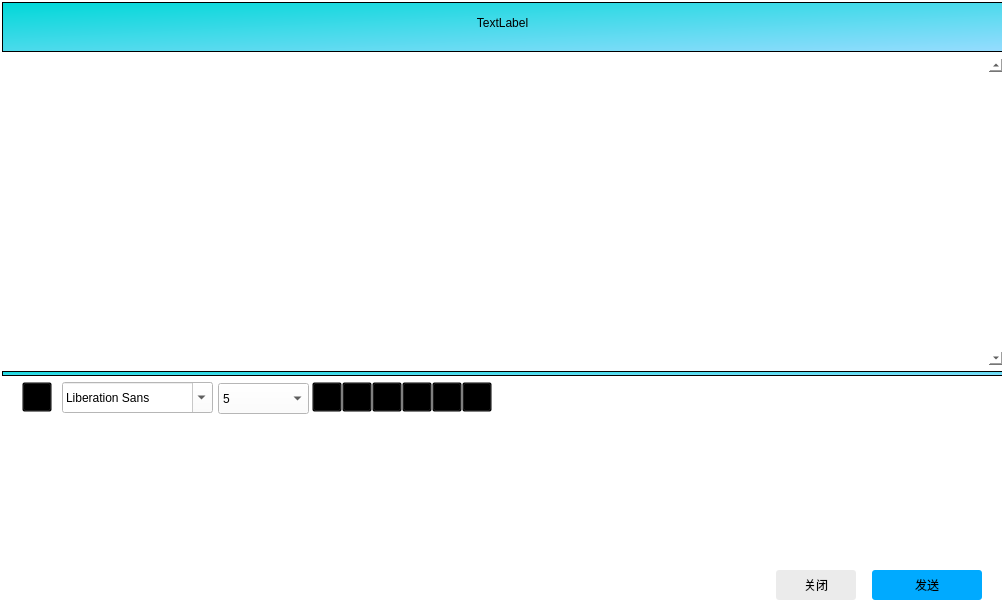
<?xml version="1.0" encoding="UTF-8"?>
<ui version="4.0">
 <class>TalkWindow</class>
 <widget class="QWidget" name="TalkWindow">
  <property name="geometry">
   <rect>
    <x>0</x>
    <y>0</y>
    <width>1003</width>
    <height>600</height>
   </rect>
  </property>
  <property name="windowTitle">
   <string>Form</string>
  </property>
  <property name="styleSheet">
   <string notr="true"/>
  </property>
  <widget class="QWidget" name="widget_2" native="true">
   <property name="geometry">
    <rect>
     <x>0</x>
     <y>0</y>
     <width>1011</width>
     <height>614</height>
    </rect>
   </property>
   <property name="styleSheet">
    <string notr="true">background:transparent;
background-color: rgb(255, 255, 255);
</string>
   </property>
   <widget class="QWidget" name="widget" native="true">
    <property name="geometry">
     <rect>
      <x>2</x>
      <y>2</y>
      <width>1000</width>
      <height>610</height>
     </rect>
    </property>
    <property name="styleSheet">
     <string notr="true">background-color: rgb(255, 255, 255);</string>
    </property>
    <widget class="QWidget" name="horizontalLayoutWidget">
     <property name="geometry">
      <rect>
       <x>0</x>
       <y>0</y>
       <width>1001</width>
       <height>611</height>
      </rect>
     </property>
     <layout class="QHBoxLayout" name="horizontalLayout" stretch="0">
      <item>
       <layout class="QVBoxLayout" name="verticalLayout" stretch="1,11">
        <item>
         <layout class="QVBoxLayout" name="verticalLayout_5" stretch="1">
          <item>
           <widget class="QFrame" name="frame">
            <property name="styleSheet">
             <string notr="true">background-color: qlineargradient(spread:pad, x1:0, y1:0, x2:1, y2:1, stop:0 rgb(0, 216, 216), stop:1 rgba(151, 220, 255, 255));</string>
            </property>
            <property name="frameShape">
             <enum>QFrame::StyledPanel</enum>
            </property>
            <property name="frameShadow">
             <enum>QFrame::Raised</enum>
            </property>
            <widget class="QLabel" name="name">
             <property name="geometry">
              <rect>
               <x>420</x>
               <y>0</y>
               <width>161</width>
               <height>41</height>
              </rect>
             </property>
             <property name="styleSheet">
              <string notr="true">background:transparent;
font: 16pt &quot;黑体&quot;;</string>
             </property>
             <property name="text">
              <string>TextLabel</string>
             </property>
             <property name="alignment">
              <set>Qt::AlignCenter</set>
             </property>
            </widget>
            <widget class="QPushButton" name="hide">
             <property name="geometry">
              <rect>
               <x>920</x>
               <y>0</y>
               <width>38</width>
               <height>38</height>
              </rect>
             </property>
             <property name="styleSheet">
              <string notr="true">QPushButton{background-color:transparent;font: 18pt &quot;楷体_GB2312&quot;;border-radius: 3px; color: rgb(255, 255, 255);}
QPushButton:hover { background-color: rgb(255, 100, 100); }</string>
             </property>
             <property name="text">
              <string/>
             </property>
             <property name="icon">
              <iconset resource="image.qrc">
               <normaloff>:/image/min.png</normaloff>:/image/min.png</iconset>
             </property>
             <property name="iconSize">
              <size>
               <width>30</width>
               <height>30</height>
              </size>
             </property>
             <property name="flat">
              <bool>true</bool>
             </property>
            </widget>
            <widget class="QPushButton" name="close">
             <property name="geometry">
              <rect>
               <x>959</x>
               <y>0</y>
               <width>38</width>
               <height>38</height>
              </rect>
             </property>
             <property name="styleSheet">
              <string notr="true">QPushButton{background-color:transparent;font: 18pt &quot;楷体_GB2312&quot;;border-radius: 3px; color: rgb(255, 255, 255);}
QPushButton:hover { background-color: rgb(255, 100, 100); }</string>
             </property>
             <property name="text">
              <string/>
             </property>
             <property name="icon">
              <iconset resource="image.qrc">
               <normaloff>:/image/close.png</normaloff>:/image/close.png</iconset>
             </property>
             <property name="iconSize">
              <size>
               <width>30</width>
               <height>30</height>
              </size>
             </property>
             <property name="flat">
              <bool>false</bool>
             </property>
            </widget>
           </widget>
          </item>
         </layout>
        </item>
        <item>
         <layout class="QVBoxLayout" name="verticalLayout_4" stretch="70,1,10,30,10">
          <item>
           <widget class="QTextBrowser" name="msgBrowser">
            <property name="styleSheet">
             <string notr="true">background-color: rgba(255, 255, 255, 100%);
background:transparent;border-width:0;border-style:outset

</string>
            </property>
            <property name="frameShadow">
             <enum>QFrame::Raised</enum>
            </property>
            <property name="verticalScrollBarPolicy">
             <enum>Qt::ScrollBarAlwaysOn</enum>
            </property>
            <property name="horizontalScrollBarPolicy">
             <enum>Qt::ScrollBarAsNeeded</enum>
            </property>
            <property name="html">
             <string>&lt;!DOCTYPE HTML PUBLIC &quot;-//W3C//DTD HTML 4.0//EN&quot; &quot;http://www.w3.org/TR/REC-html40/strict.dtd&quot;&gt;
&lt;html&gt;&lt;head&gt;&lt;meta name=&quot;qrichtext&quot; content=&quot;1&quot; /&gt;&lt;style type=&quot;text/css&quot;&gt;
p, li { white-space: pre-wrap; }
&lt;/style&gt;&lt;/head&gt;&lt;body style=&quot; font-family:'SimSun'; font-size:9pt; font-weight:400; font-style:normal;&quot;&gt;
&lt;p style=&quot;-qt-paragraph-type:empty; margin-top:0px; margin-bottom:0px; margin-left:0px; margin-right:0px; -qt-block-indent:0; text-indent:0px;&quot;&gt;&lt;br /&gt;&lt;/p&gt;&lt;/body&gt;&lt;/html&gt;</string>
            </property>
           </widget>
          </item>
          <item>
           <widget class="QFrame" name="frame_2">
            <property name="enabled">
             <bool>true</bool>
            </property>
            <property name="styleSheet">
             <string notr="true">
background-color: qlineargradient(spread:pad, x1:0, y1:0, x2:1, y2:1, stop:0 rgb(0, 216, 216), stop:1 rgba(151, 220, 255, 255));</string>
            </property>
            <property name="frameShape">
             <enum>QFrame::StyledPanel</enum>
            </property>
            <property name="frameShadow">
             <enum>QFrame::Raised</enum>
            </property>
            <property name="lineWidth">
             <number>15</number>
            </property>
           </widget>
          </item>
          <item>
           <widget class="QWidget" name="widget_4" native="true">
            <property name="styleSheet">
             <string notr="true">background-color: rgb(255, 255, 255);
border-color: rgb(0, 0, 0);</string>
            </property>
            <widget class="QToolButton" name="toolButton_3">
             <property name="geometry">
              <rect>
               <x>20</x>
               <y>0</y>
               <width>30</width>
               <height>30</height>
              </rect>
             </property>
             <property name="toolTip">
              <string>表情</string>
             </property>
             <property name="styleSheet">
              <string notr="true">background:transparent;</string>
             </property>
             <property name="text">
              <string>...</string>
             </property>
             <property name="icon">
              <iconset resource="image.qrc">
               <normaloff>:/image/expression.png</normaloff>:/image/expression.png</iconset>
             </property>
            </widget>
            <widget class="QFontComboBox" name="fontCbx">
             <property name="geometry">
              <rect>
               <x>60</x>
               <y>0</y>
               <width>151</width>
               <height>31</height>
              </rect>
             </property>
             <property name="toolTip">
              <string>字体</string>
             </property>
            </widget>
            <widget class="QComboBox" name="sizeCbx">
             <property name="geometry">
              <rect>
               <x>216</x>
               <y>1</y>
               <width>91</width>
               <height>31</height>
              </rect>
             </property>
             <property name="toolTip">
              <string>字体大小</string>
             </property>
             <item>
              <property name="text">
               <string>5</string>
              </property>
             </item>
             <item>
              <property name="text">
               <string>6</string>
              </property>
             </item>
             <item>
              <property name="text">
               <string>7</string>
              </property>
             </item>
             <item>
              <property name="text">
               <string>8</string>
              </property>
             </item>
             <item>
              <property name="text">
               <string>9</string>
              </property>
             </item>
             <item>
              <property name="text">
               <string>10</string>
              </property>
             </item>
             <item>
              <property name="text">
               <string>11</string>
              </property>
             </item>
             <item>
              <property name="text">
               <string>12</string>
              </property>
             </item>
             <item>
              <property name="text">
               <string>13</string>
              </property>
             </item>
             <item>
              <property name="text">
               <string>14</string>
              </property>
             </item>
             <item>
              <property name="text">
               <string>16</string>
              </property>
             </item>
             <item>
              <property name="text">
               <string>18</string>
              </property>
             </item>
             <item>
              <property name="text">
               <string>20</string>
              </property>
             </item>
             <item>
              <property name="text">
               <string>22</string>
              </property>
             </item>
             <item>
              <property name="text">
               <string>24</string>
              </property>
             </item>
             <item>
              <property name="text">
               <string>26</string>
              </property>
             </item>
             <item>
              <property name="text">
               <string>28</string>
              </property>
             </item>
            </widget>
            <widget class="QToolButton" name="boldTbtn">
             <property name="geometry">
              <rect>
               <x>310</x>
               <y>0</y>
               <width>30</width>
               <height>30</height>
              </rect>
             </property>
             <property name="toolTip">
              <string>&lt;html&gt;&lt;head/&gt;&lt;body&gt;&lt;p&gt;加粗&lt;/p&gt;&lt;/body&gt;&lt;/html&gt;</string>
             </property>
             <property name="styleSheet">
              <string notr="true">background:transparent;</string>
             </property>
             <property name="text">
              <string>...</string>
             </property>
             <property name="icon">
              <iconset resource="image.qrc">
               <normaloff>:/image/bold.png</normaloff>:/image/bold.png</iconset>
             </property>
             <property name="checkable">
              <bool>true</bool>
             </property>
             <property name="arrowType">
              <enum>Qt::NoArrow</enum>
             </property>
            </widget>
            <widget class="QToolButton" name="italicTbtn">
             <property name="geometry">
              <rect>
               <x>340</x>
               <y>0</y>
               <width>30</width>
               <height>30</height>
              </rect>
             </property>
             <property name="toolTip">
              <string>斜体</string>
             </property>
             <property name="styleSheet">
              <string notr="true">background:transparent;</string>
             </property>
             <property name="text">
              <string>...</string>
             </property>
             <property name="icon">
              <iconset resource="image.qrc">
               <normaloff>:/image/italic.png</normaloff>:/image/italic.png</iconset>
             </property>
             <property name="checkable">
              <bool>true</bool>
             </property>
            </widget>
            <widget class="QToolButton" name="underlineTbtn">
             <property name="geometry">
              <rect>
               <x>370</x>
               <y>0</y>
               <width>30</width>
               <height>30</height>
              </rect>
             </property>
             <property name="toolTip">
              <string>下划线</string>
             </property>
             <property name="styleSheet">
              <string notr="true">background:transparent;</string>
             </property>
             <property name="text">
              <string>...</string>
             </property>
             <property name="icon">
              <iconset resource="image.qrc">
               <normaloff>:/image/underline.png</normaloff>:/image/underline.png</iconset>
             </property>
             <property name="checkable">
              <bool>true</bool>
             </property>
            </widget>
            <widget class="QToolButton" name="colorTbtn">
             <property name="geometry">
              <rect>
               <x>400</x>
               <y>0</y>
               <width>30</width>
               <height>30</height>
              </rect>
             </property>
             <property name="toolTip">
              <string>字体颜色</string>
             </property>
             <property name="styleSheet">
              <string notr="true">background:transparent;</string>
             </property>
             <property name="text">
              <string>...</string>
             </property>
             <property name="icon">
              <iconset resource="image.qrc">
               <normaloff>:/image/color.png</normaloff>:/image/color.png</iconset>
             </property>
             <property name="checkable">
              <bool>false</bool>
             </property>
            </widget>
            <widget class="QToolButton" name="saveTbtn">
             <property name="geometry">
              <rect>
               <x>430</x>
               <y>0</y>
               <width>30</width>
               <height>30</height>
              </rect>
             </property>
             <property name="toolTip">
              <string>保存</string>
             </property>
             <property name="styleSheet">
              <string notr="true">background:transparent;</string>
             </property>
             <property name="text">
              <string>...</string>
             </property>
             <property name="icon">
              <iconset resource="image.qrc">
               <normaloff>:/image/save.png</normaloff>:/image/save.png</iconset>
             </property>
            </widget>
            <widget class="QToolButton" name="clearTbtn">
             <property name="geometry">
              <rect>
               <x>460</x>
               <y>0</y>
               <width>30</width>
               <height>30</height>
              </rect>
             </property>
             <property name="toolTip">
              <string>清空</string>
             </property>
             <property name="styleSheet">
              <string notr="true">background:transparent;</string>
             </property>
             <property name="text">
              <string>...</string>
             </property>
             <property name="icon">
              <iconset resource="image.qrc">
               <normaloff>:/image/clear.png</normaloff>:/image/clear.png</iconset>
             </property>
            </widget>
           </widget>
          </item>
          <item>
           <widget class="QTextEdit" name="msgTextEdit">
            <property name="styleSheet">
             <string notr="true">background-color: rgb(255, 255, 255);
background:transparent;border-width:0;border-style:outset</string>
            </property>
           </widget>
          </item>
          <item>
           <widget class="QWidget" name="widget_3" native="true">
            <widget class="QWidget" name="horizontalLayoutWidget_2">
             <property name="geometry">
              <rect>
               <x>0</x>
               <y>0</y>
               <width>995</width>
               <height>32</height>
              </rect>
             </property>
             <layout class="QHBoxLayout" name="horizontalLayout_2" stretch="10,1,0,0,0">
              <item>
               <spacer name="horizontalSpacer_2">
                <property name="orientation">
                 <enum>Qt::Horizontal</enum>
                </property>
                <property name="sizeHint" stdset="0">
                 <size>
                  <width>40</width>
                  <height>20</height>
                 </size>
                </property>
               </spacer>
              </item>
              <item>
               <widget class="QPushButton" name="close2">
                <property name="minimumSize">
                 <size>
                  <width>80</width>
                  <height>30</height>
                 </size>
                </property>
                <property name="styleSheet">
                 <string notr="true">QPushButton{
font: 10pt &quot;黑体&quot;;background-color:rgb(235, 235, 235);border-radius: 3px; color: rgb(0, 0, 0);}
QPushButton:hover { background-color: rgb(225, 225, 225); }</string>
                </property>
                <property name="text">
                 <string>关闭</string>
                </property>
               </widget>
              </item>
              <item>
               <spacer name="horizontalSpacer">
                <property name="orientation">
                 <enum>Qt::Horizontal</enum>
                </property>
                <property name="sizeHint" stdset="0">
                 <size>
                  <width>10</width>
                  <height>20</height>
                 </size>
                </property>
               </spacer>
              </item>
              <item>
               <widget class="QPushButton" name="pushButton">
                <property name="minimumSize">
                 <size>
                  <width>110</width>
                  <height>30</height>
                 </size>
                </property>
                <property name="styleSheet">
                 <string notr="true">QPushButton{font: 10pt &quot;黑体&quot;;background-color:rgb(0, 170, 255);border-radius: 3px; color: rgb(0, 0, 0);}
QPushButton:hover { background-color: rgb(0, 150, 255); }</string>
                </property>
                <property name="text">
                 <string>发送</string>
                </property>
               </widget>
              </item>
              <item>
               <spacer name="horizontalSpacer_3">
                <property name="orientation">
                 <enum>Qt::Horizontal</enum>
                </property>
                <property name="sizeHint" stdset="0">
                 <size>
                  <width>15</width>
                  <height>20</height>
                 </size>
                </property>
               </spacer>
              </item>
             </layout>
             <zorder>pushButton</zorder>
             <zorder>close2</zorder>
             <zorder>horizontalSpacer</zorder>
             <zorder>horizontalSpacer_3</zorder>
             <zorder>horizontalSpacer_2</zorder>
            </widget>
           </widget>
          </item>
         </layout>
        </item>
       </layout>
      </item>
     </layout>
    </widget>
   </widget>
  </widget>
 </widget>
 <resources>
  <include location="image.qrc"/>
 </resources>
 <connections/>
</ui>
